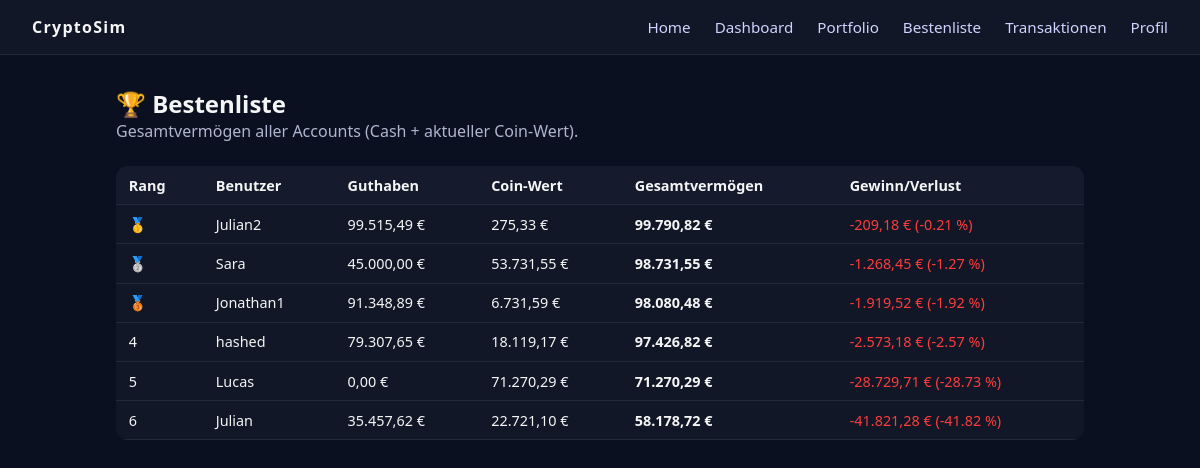
The app's page /leaderboard with its own data.
### tables this page shows
CREATE TABLE accounts (
        id INTEGER PRIMARY KEY AUTOINCREMENT,
        name TEXT UNIQUE NOT NULL,
        pw TEXT NOT NULL,
        created_at DATETIME DEFAULT CURRENT_TIMESTAMP
    );

### app.py (the view)
@app.route("/leaderboard")
def leaderboard():
    entries = portfolio_service.get_leaderboard()
    acc_id = session.get("acc_id")
    return render_template("leaderboard.html", entries=entries, current_acc_id=acc_id)

### app.py (called while the page is built)
@app.template_filter("eur")
def eur_format(value):
    try:
        return f"{value:,.2f} €".replace(",", "X").replace(".", ",").replace("X", ".")
    except Exception:
        return value

### models/database.py (called while the page is built)
    @staticmethod
    def get_connection():
        conn = sqlite3.connect(DB_PATH)
        conn.row_factory = sqlite3.Row
        return conn

### templates/leaderboard.html (shortened to what this page needs)
{% extends "base.html" %}
{% block content %}
<h2>🏆 Bestenliste</h2>
<p class="subtext" style="color:#b0b5d0;">
  Gesamtvermögen aller Accounts (Cash + aktueller Coin-Wert).
</p>
{% if entries %}
<table class="table leaderboard-table">
  <thead>
    <tr>
      <th>Rang</th>
      <th>Benutzer</th>
      <th>Guthaben</th>
      <th>Coin-Wert</th>
      <th>Gesamtvermögen</th>
      <th>Gewinn/Verlust</th>
    </tr>
  </thead>
  <tbody>
    {% for e in entries %}
    <tr class="{% if e.acc_id == current_acc_id %}leaderboard-self{% endif %}">
      <td>
        {% if e.rank == 1 %}🥇
        {% elif e.rank == 2 %}🥈
        {% elif e.rank == 3 %}🥉
        {% else %}{{ e.rank }}
        {% endif %}
      </td>
      <td>
        {{ e.name }}
      </td>
      <td>{{ e.balance|eur }}</td>
      <td>{{ e.coin_value|eur }}</td>
      <td><strong>{{ e.total|eur }}</strong></td>
      <td style="color: {{ '#00c800' if e.profit_loss >= 0 else '#ff3c3c' }}">
        {{ '+' if e.profit_loss >= 0 else '' }}{{ e.profit_loss|eur }}
        ({{ '+' if e.profit_loss_pct >= 0 else '' }}{{ "%.2f"|format(e.profit_loss_pct) }} %)
      </td>
    </tr>
    {% endfor %}
  </tbody>
</table>
{% else %}
<p>Es gibt noch keine Accounts.</p>
{% endif %}
{% endblock %}

### templates/base.html (shortened to what this page needs)
<!DOCTYPE html>
<html lang="de">
<head>
  <link rel="stylesheet" href="{{ url_for('static', filename='css/styles.css') }}">
</head>
<body>
  <nav class="navbar">
    <div class="nav-logo">CryptoSim</div>
    <ul class="nav-links">
      <li><a href="{{ url_for('home') }}">Home</a></li>
      <li><a href="{{ url_for('dashboard') }}">Dashboard</a></li>
      <li><a href="{{ url_for('portfolio') }}">Portfolio</a></li>
      <li><a href="{{ url_for('leaderboard') }}">Bestenliste</a></li>
      <li><a href="{{ url_for('transactions') }}">Transaktionen</a></li>
      <li><a href="{{ url_for('profile') }}">Profil</a></li>
    </ul>
  </nav>
  <main class="container">
    {% block content %}{% endblock %}
  </main>
</body>
</html>

### static/css/styles.css (style rules this page uses)
* { box-sizing: border-box; margin: 0; padding: 0; font-family: system-ui, -apple-system, BlinkMacSystemFont, "Segoe UI", sans-serif; }
body { background: #0b1020; color: #f5f5f5; }
a { color: inherit; text-decoration: none; }
.navbar { display: flex; justify-content: space-between; align-items: center; padding: 1rem 2rem; background: #111726; border-bottom: 1px solid #222a3a; position: sticky; top: 0; z-index: 10; }
.nav-logo { font-weight: 700; letter-spacing: 0.08em; }
.nav-links { list-style: none; display: flex; gap: 1.5rem; }
.nav-links a { color: #cfd3ff; font-size: 0.95rem; }
.container { max-width: 1000px; margin: 2rem auto; padding: 0 1rem; }
.table { width: 100%; border-collapse: collapse; margin-top: 1.5rem; background: #111726; border-radius: 12px; overflow: hidden; }
.table th, .table td { padding: 0.6rem 0.8rem; border-bottom: 1px solid #222a3a; font-size: 0.9rem; }
.table th { background: #151b2c; text-align: left; }

### records on screen
accounts: name "Julian2", balance|eur "99.515,49 €", coin_value|eur "275,33 €", total|eur "99.790,82 €", profit_loss|eur "-209,18 €", profit_loss_pct "-0.21"
accounts: name "Sara", balance|eur "45.000,00 €", coin_value|eur "53.731,55 €", total|eur "98.731,55 €", profit_loss|eur "-1.268,45 €", profit_loss_pct "-1.27"
accounts: name "Jonathan1", balance|eur "91.348,89 €", coin_value|eur "6.731,59 €", total|eur "98.080,48 €", profit_loss|eur "-1.919,52 €", profit_loss_pct "-1.92"
accounts: rank "4", name "hashed", balance|eur "79.307,65 €", coin_value|eur "18.119,17 €", total|eur "97.426,82 €", profit_loss|eur "-2.573,18 €", profit_loss_pct "-2.57"
accounts: rank "5", name "Lucas", balance|eur "0,00 €", coin_value|eur "71.270,29 €", total|eur "71.270,29 €", profit_loss|eur "-28.729,71 €", profit_loss_pct "-28.73"
accounts: rank "6", name "Julian", balance|eur "35.457,62 €", coin_value|eur "22.721,10 €", total|eur "58.178,72 €", profit_loss|eur "-41.821,28 €", profit_loss_pct "-41.82"
